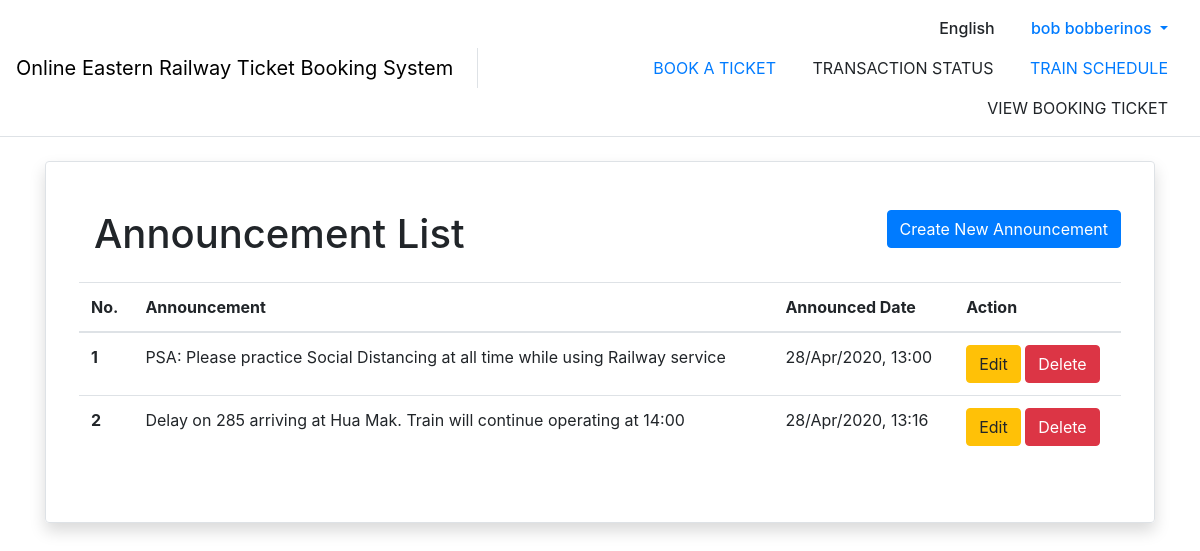
Screenshot of /announcement/ (signed in) with the database file from the repository.
### announcement/models.py (models this page shows)
class Announcement(models.Model):
    announcer_user = models.ForeignKey(
        Announcer, on_delete=models.CASCADE, null=True)
    announce_text = models.TextField()
    announce_time = models.DateTimeField()
    view_count = models.IntegerField()

### announcement/views.py (the view, shortened to what this page needs)
# urls.py: path('', views.ViewAnnouncement.as_view(), name="viewAnnouncement"),
class ViewAnnouncement(LoginRequiredMixin, View):
    def get(self, request):
        context = prepare_context(request, show_navbar=True)
        user = request.user
        context['user'] = user
        account = Account.objects.get(user_id_id=user.id)
        context['announcement'] = Announcement.objects.filter(announcer_user_id=account.id)
        return render(request, 'announcement/viewAnnouncement.html', context=context)

### account/utils.py (called while the page is built)
def prepare_context(request, show_navbar=True):
    context = {
        'show_navbar': show_navbar
    }
    if request.user.is_authenticated:
        user = User.objects.get(username=request.user.username)
        context['current_user'] = user
    return context

### announcement/templates/announcement/viewAnnouncement.html (shortened to what this page needs)
{% extends "base.html" %}
{% load static %}
{% block content %}
  <div class="my-4">
    <div class="w-100 rounded border shadow p-5">
      <div class="row">
        <a class="col">
          <h1>Announcement List</h1>
          <a href="{% url 'createAnnouncement' %}">
            <div class="btn btn-primary float-right">Create New Announcement</div>
          </a>
          <table class="table mt-3">
            <thead>
            <tr>
              <th scope="col">No.</th>
              <th scope="col">Announcement</th>
              <th scope="col">Announced Date</th>
              <th scope="col">Action</th>
            </tr>
            </thead>
            <tbody>
            {% for a in announcement %}
              <p>
                <a data-toggle="collapse" href="#collapse_{{ a.id }}" role="button" aria-expanded="false"
                   aria-controls="collapse_{{ a.id }}">
                  <tr>
                    <th scope="row">{{ a.id }}</th>
                    <td>{{ a.announce_text|truncatechars:80 }}</td>
                    <td>{{ a.announce_time|date:'d/M/yy' }}, {{ a.announce_time|time:'H:i' }}</td>
                    <td>
                      <a href="{% url 'editAnnouncement' announcement_id=a.id %}">
                        <div class="btn btn-warning">Edit</div>
                      </a>
                      <a href="{% url 'deleteAnnouncement' announcement_id=a.id %}">
                        <div class="btn btn-danger">Delete</div>
                      </a>
                    </td>
                  </tr>
                </a>
              </p>
            {% endfor %}
            </tbody>
          </table>
      </div>
    </div>
  </div>
  </div>
{% endblock content %}

### templates/base.html (shortened to what this page needs)
<!DOCTYPE html>
{% load static %}
<html lang="en">
<head>
  <link rel="stylesheet" type="text/css" href="{% static 'css/bootstrap.min.css'%}">
  <link rel="stylesheet" type="text/css" href="{% static 'css/bootstrap-select.min.css'%}">
  <link rel="stylesheet" type="text/css" href="{% static 'css/styles.css'%}">
</head>
<body>
  {% if show_navbar %}
  <nav class="navbar navbar-expand-lg navbar-light border-bottom">
    <div class="d-none d-lg-flex w-100 justify-content-center align-items-center">
      <div class="navbar-brand border-right pr-4 h-50">
        <div class="my-auto">
          <a class="d-inline-block my-auto"  href={% url 'dashboard' %} style="text-decoration: none; color: black;">Online Eastern Railway Ticket Booking System </a>
        </div>
      </div>
      <div class="text-right w-100">
        <div class="row align-content-right">
          <div class="col" style="font-weight: 500;">
            <a class="nav-link d-inline-block">English</a>
            {% if request.user.is_authenticated %}
              <div class="nav-item dropdown d-inline-block">
                <a class="nav-link dropdown-toggle" href="#" id="profileDropdown" role="button" data-toggle="dropdown" aria-haspopup="true" aria-expanded="false">
                  {% if user.first_name and user.last_name %}
                    {{ user.first_name }} {{ user.last_name }}
                  {% else %}
                    {{ user.username}}
                  {% endif %}
                </a>
              </div>
            {% else %}
              <a class="nav-link d-inline-block" href={% url 'login'%}>Login</a>
            {% endif %}
          </div>
        </div>
        <div class="row align-content-right">
          <div class="col text-uppercase">
            <a class="nav-link d-inline-block" href={% url 'searchSchedules' %}>BOOK A TICKET</a>
            <a class="nav-link d-inline-block">TRANSACTION STATUS</a>
            <a class="nav-link d-inline-block" href={% url 'searchTimetable' %}>TRAIN SCHEDULE</a>
            <a class="nav-link d-inline-block">VIEW BOOKING TICKET</a>
          </div>
        </div>
      </div>
    </div>
  </nav>
  {% endif %}
  <div id="content" class="container appear-fade-start">
    {% block content %}
    {% endblock content %}
</body>
</html>

### static/css/styles.css (style rules this page uses)
body { font-family: -apple-system, BlinkMacSystemFont, "Segoe UI", Roboto, "Sarabun", "Helvetica Neue", Arial, "Noto Sans", sans-serif, "Apple Color Emoji", "Segoe UI Emoji", "Segoe UI Symbol", "Noto Color Emoji" !important; }
.appear-fade-start { opacity: 0; animation: appear-fade 0.25s ease-out 0.1s 1 forwards; }

### rows the page displays
Announcement: id "1", announce_text "PSA: Please practice Social Distancing at all time while using Railway service", announce_time "28/Apr/2020", announce_time "13:00"
Announcement: id "2", announce_text "Delay on 285 arriving at Hua Mak. Train will continue operating at 14:00", announce_time "28/Apr/2020", announce_time "13:16"

### other values shown
{{ user.first_name }} "bob"
{{ user.last_name }} "bobberinos"
